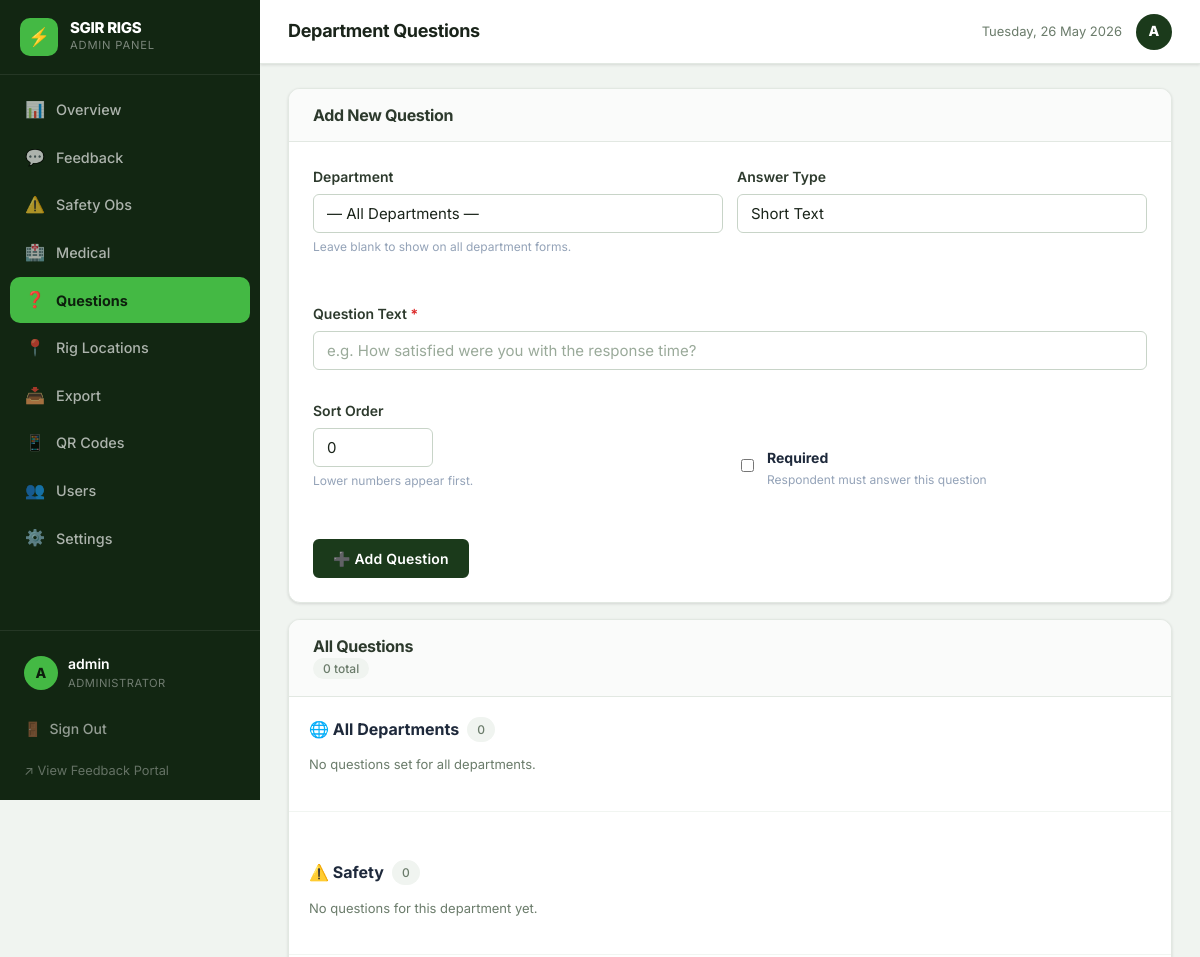
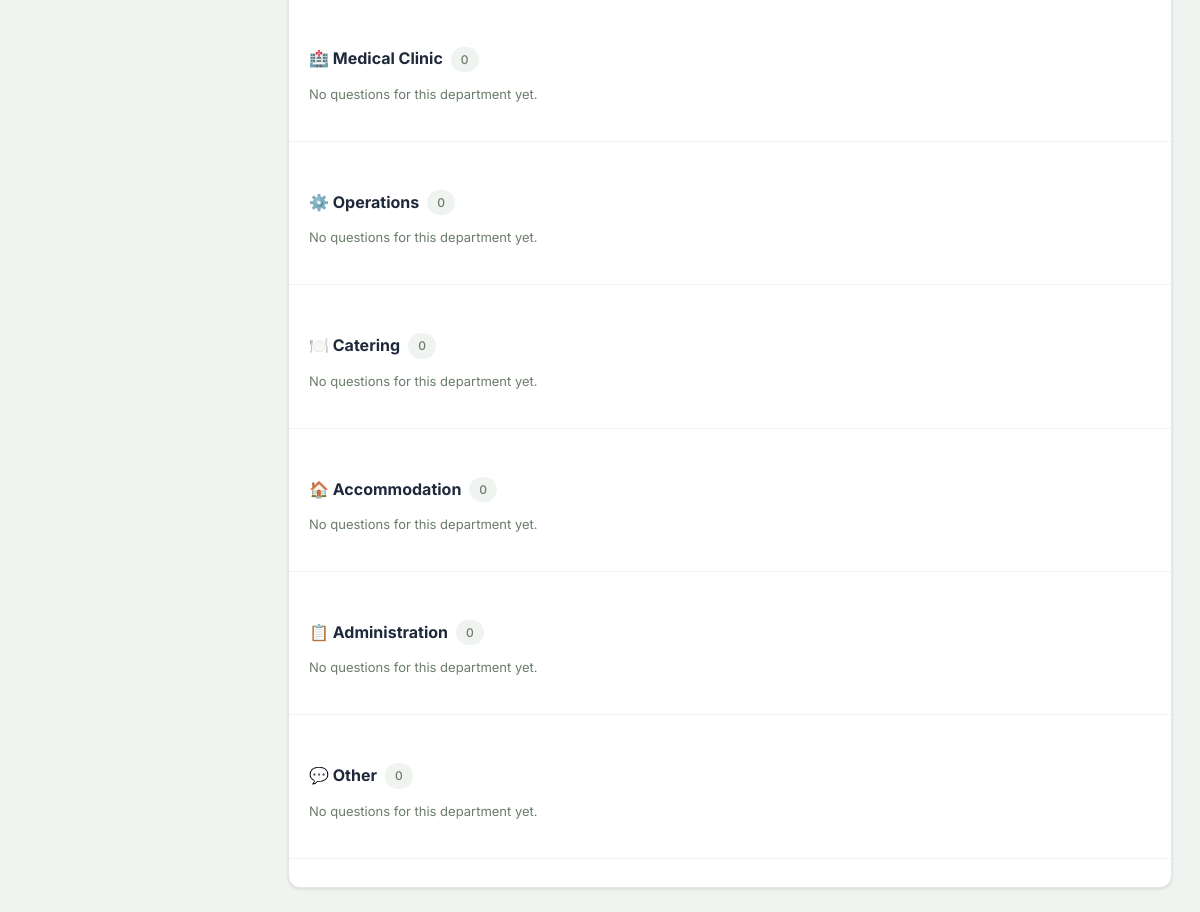
Page /dashboard/questions.php (signed in) on the committed database (2 pictures, top to bottom).
### tables this page shows
CREATE TABLE IF NOT EXISTS admin_settings (
    id                  INT UNSIGNED PRIMARY KEY DEFAULT 1,
    notification_emails TEXT         NULL,
    company_name        VARCHAR(150) NOT NULL DEFAULT 'SGIR RIGS',
    company_tagline     VARCHAR(255) NOT NULL DEFAULT 'Feedback Portal',
    logo_path           VARCHAR(500) NULL,
    favicon_path        VARCHAR(500) NULL,
    updated_at          DATETIME     NOT NULL DEFAULT CURRENT_TIMESTAMP ON UPDATE CURRENT_TIMESTAMP
);

CREATE TABLE IF NOT EXISTS departments (
    id         INT UNSIGNED AUTO_INCREMENT PRIMARY KEY,
    name       VARCHAR(100) NOT NULL,
    slug       VARCHAR(100) NOT NULL UNIQUE,
    icon       VARCHAR(20)  NOT NULL DEFAULT '💬',
    is_active  TINYINT(1)   NOT NULL DEFAULT 1,
    sort_order INT          NOT NULL DEFAULT 0,
    created_at DATETIME     NOT NULL DEFAULT CURRENT_TIMESTAMP
);

### includes/helpers.php (called while the page is built, shortened)
<?php
function h(?string $str): string
{
    return htmlspecialchars((string)$str, ENT_QUOTES | ENT_SUBSTITUTE, 'UTF-8');
}
function get_site_settings(PDO $pdo): array
{
    $stmt = $pdo->query('SELECT * FROM admin_settings WHERE id = 1 LIMIT 1');
    $row  = $stmt->fetch();
    $settings = $row ?: [
        'id'                  => 1,
        'notification_emails' => '',
        'company_name'        => APP_NAME,
        'company_tagline'     => APP_TAGLINE,
        'logo_path'           => null,
        'favicon_path'        => null,
    ];
    return $settings;
}

### dashboard/questions.php (the view, shortened to what this page needs)
<?php
require_once ROOT . '/config/database.php';
require_once ROOT . '/includes/helpers.php';
$settings     = get_site_settings($pdo);
$current_page = 'questions';
$csrf         = csrf_token();
$departments = $pdo->query(
    'SELECT * FROM departments WHERE is_active = 1 ORDER BY sort_order ASC, id ASC'
)->fetchAll();
$all_q = $pdo->query(
    'SELECT dq.*, d.name AS dept_name
     FROM department_questions dq
     LEFT JOIN departments d ON d.id = dq.department_id
     ORDER BY dq.department_id ASC, dq.sort_order ASC, dq.id ASC'
)->fetchAll();
$questions_by_dept = [];
$edit_q = null;
$type_labels = [
    'text'     => 'Short Text',
    'textarea' => 'Long Text',
    'radio'    => 'Single Choice',
    'checkbox' => 'Multiple Choice',
    'select'   => 'Dropdown',
    'rating'   => 'Rating (1–5)',
];
?>
<!DOCTYPE html>
<html lang="en">
<head>
<link rel="stylesheet" href="<?= ASSET_URL ?>/css/main.css">
<link rel="stylesheet" href="<?= ASSET_URL ?>/css/dashboard.css">
</head>
<body class="dashboard-body">
<div class="dashboard-layout">
<?php require_once ROOT . '/includes/sidebar.php'; ?>
<div class="main-content">
  <div class="topbar">
    <div class="topbar-left">
      <h1 class="topbar-title">Department Questions</h1>
    </div>
    <div class="topbar-right">
      <span class="topbar-date"><?= date('l, d F Y') ?></span>
      <div class="topbar-avatar"><?= mb_strtoupper(mb_substr($_SESSION['username'] ?? 'A', 0, 1)) ?></div>
    </div>
  </div>
  <div class="page-content">
    <div class="card mb-4">
      <div class="card-header">
        <h3><?= $edit_q ? 'Edit Question' : 'Add New Question' ?></h3>
      </div>
      <div class="card-body">
        <form method="POST" action="" id="questionForm">
          <div class="q-form-grid">
            <div class="form-group">
              <label class="form-label">Department</label>
              <select name="department_id" class="form-input">
                <option value="">— All Departments —</option>
              </select>
              <p class="form-hint">Leave blank to show on all department forms.</p>
            </div>
            <div class="form-group">
              <label class="form-label">Answer Type</label>
              <select name="question_type" class="form-input" id="qTypeSelect">
                <?php foreach ($type_labels as $val => $label): ?>
                  <option value="<?= $val ?>"
                    <?= ($edit_q && $edit_q['question_type'] === $val) ? 'selected' : '' ?>>
                    <?= $label ?>
                  </option>
                <?php endforeach; ?>
              </select>
            </div>
            <div class="form-group span2">
              <label class="form-label">Question Text <span style="color:#dc2626">*</span></label>
              <input type="text" name="question_text" class="form-input"
                     value="<?= h($edit_q['question_text'] ?? '') ?>"
                     placeholder="e.g. How satisfied were you with the response time?"
                     required maxlength="500">
            </div>
            <div class="form-group">
              <label class="form-label">Sort Order</label>
              <input type="number" name="sort_order" class="form-input" min="0"
                     value="<?= (int)($edit_q['sort_order'] ?? 0) ?>" style="width:120px">
              <p class="form-hint">Lower numbers appear first.</p>
            </div>
            <div class="form-group" style="display:flex;align-items:center;gap:10px;padding-top:28px">
              <label class="toggle-switch" style="flex-shrink:0">
                <input type="checkbox" name="is_required" value="1"
                       <?= ($edit_q && $edit_q['is_required']) ? 'checked' : '' ?>>
              </label>
              <div>
                <strong style="font-size:14px">Required</strong>
                <div style="font-size:12px;color:#94a3b8">Respondent must answer this question</div>
              </div>
            </div>
          </div>
          <div style="margin-top:16px;display:flex;gap:10px;align-items:center">
            <button type="submit" class="btn btn-primary">
              <?= $edit_q ? '💾 Save Changes' : '➕ Add Question' ?>
            </button>
          </div>
        </form>
      </div>
    </div>
    <div class="card">
      <div class="card-header">
        <h3>All Questions</h3>
        <span class="chart-badge"><?= count($all_q) ?> total</span>
      </div>
      <div class="card-body" style="padding:0">
        <?php
        $all_dept_qs = $questions_by_dept['all'] ?? [];
        ?>
        <div class="dept-section" style="padding:20px;border-bottom:1px solid #f1f5f1">
          <div class="dept-section-header">
            <div class="dept-section-title">🌐 All Departments <span class="chart-badge"><?= count($all_dept_qs) ?></span></div>
          </div>
          <?php if (empty($all_dept_qs)): ?>
            <p class="text-muted text-sm">No questions set for all departments.</p>
          <?php else: ?>
            <?= render_questions_table($all_dept_qs, $pdo, $csrf, $type_labels) ?>
          <?php endif; ?>
        </div>
        <?php foreach ($departments as $dept): ?>
          <?php $dept_qs = $questions_by_dept[$dept['id']] ?? []; ?>
          <div class="dept-section" style="padding:20px;border-bottom:1px solid #f1f5f1">
            <div class="dept-section-header">
              <div class="dept-section-title">
                <?= h($dept['icon']) ?> <?= h($dept['name']) ?>
                <span class="chart-badge"><?= count($dept_qs) ?></span>
              </div>
            </div>
            <?php if (empty($dept_qs)): ?>
              <p class="text-muted text-sm">No questions for this department yet.</p>
            <?php else: ?>
              <?= render_questions_table($dept_qs, $pdo, $csrf, $type_labels) ?>
            <?php endif; ?>
          </div>
        <?php endforeach; ?>
      </div>
    </div>
  </div>
</div>
</div>
</body>
</html>

### includes/sidebar.php (shortened to what this page needs)
<?php
$company  = h($settings['company_name'] ?? APP_NAME);
$logoPath = !empty($settings['logo_path'])
    ? BASE_URL . '/' . ltrim($settings['logo_path'], '/')
    : null;
$username = h($_SESSION['username'] ?? 'Admin');
$_sidebar_role = $_SESSION['user_role'] ?? 'admin';
$nav_items_all = [
    'overview'  => ['icon' => '📊', 'label' => 'Overview',    'url' => BASE_URL . '/dashboard/overview.php',  'roles' => ['admin','supervisor']],
    'feedback'  => ['icon' => '💬', 'label' => 'Feedback',    'url' => BASE_URL . '/dashboard/feedback.php',  'roles' => ['admin','supervisor']],
    'safety'    => ['icon' => '⚠️', 'label' => 'Safety Obs', 'url' => BASE_URL . '/dashboard/safety.php',    'roles' => ['admin','supervisor']],
    'medical'   => ['icon' => '🏥', 'label' => 'Medical',     'url' => BASE_URL . '/dashboard/medical.php',   'roles' => ['admin','supervisor']],
    'questions' => ['icon' => '❓', 'label' => 'Questions',   'url' => BASE_URL . '/dashboard/questions.php', 'roles' => ['admin']],
    'locations' => ['icon' => '📍', 'label' => 'Rig Locations','url' => BASE_URL . '/dashboard/locations.php', 'roles' => ['admin']],
    'export'    => ['icon' => '📥', 'label' => 'Export',      'url' => BASE_URL . '/dashboard/export.php',    'roles' => ['admin']],
    'qrcodes'   => ['icon' => '📱', 'label' => 'QR Codes',    'url' => BASE_URL . '/dashboard/qr-codes.php', 'roles' => ['admin']],
    'users'     => ['icon' => '👥', 'label' => 'Users',       'url' => BASE_URL . '/dashboard/users.php',     'roles' => ['admin']],
    'settings'  => ['icon' => '⚙️', 'label' => 'Settings',   'url' => BASE_URL . '/dashboard/settings.php',  'roles' => ['admin']],
];
$nav_items = array_filter(
    $nav_items_all,
    fn($item) => in_array($_sidebar_role, $item['roles'], true)
);
?>
<aside class="sidebar" id="sidebar">
  <div class="sidebar-logo-wrap">
    <?php if ($logoPath): ?>
      <img src="<?= h($logoPath) ?>" alt="<?= $company ?>" class="sidebar-logo-img">
    <?php else: ?>
      <div class="sidebar-logo-icon">⚡</div>
    <?php endif; ?>
    <div class="sidebar-logo-text">
      <span class="sidebar-company"><?= $company ?></span>
      <span class="sidebar-sub">Admin Panel</span>
    </div>
  </div>
  <nav class="sidebar-nav" role="navigation" aria-label="Main navigation">
    <?php foreach ($nav_items as $key => $item): ?>
      <a href="<?= $item['url'] ?>"
         class="sidebar-nav-item <?= $current_page === $key ? 'active' : '' ?>"
         <?= $current_page === $key ? 'aria-current="page"' : '' ?>>
        <span class="nav-icon"><?= $item['icon'] ?></span>
        <span class="nav-label"><?= $item['label'] ?></span>
      </a>
    <?php endforeach; ?>
  </nav>
  <div class="sidebar-bottom">
    <div class="sidebar-user">
      <div class="user-avatar"><?= mb_strtoupper(mb_substr($username, 0, 1)) ?></div>
      <div class="user-info">
        <span class="user-name"><?= $username ?></span>
        <span class="user-role"><?= $_sidebar_role === 'admin' ? 'Administrator' : 'Supervisor' ?></span>
      </div>
    </div>
    <a href="<?= BASE_URL ?>/dashboard/logout.php" class="sidebar-logout-btn">
      <span>🚪</span> Sign Out
    </a>
    <a href="<?= BASE_URL ?>/feedback/index.php" class="sidebar-portal-link" target="_blank">
      ↗ View Feedback Portal
    </a>
  </div>
</aside>

### assets/css/main.css (style rules this page uses)
:root { --primary-900: #0d1f0d; --primary-800: #122612; --primary-700: #1B3A1B; --primary-600: #245924; --primary-500: #2d712d; --accent-500: #44B944; --accent-400: #5dd15d; --accent-300: #80dc80; --neutral-50: #f8faf8; --neutral-100: #f0f4f0; --neutral-200: #e2e8e2; --neutral-300: #c8d4c8; --neutral-400: #9aaa9a; --neutral-500: #6b7c6b; --neutral-600: #4a5a4a; --neutral-700: #2d3a2d; --neutral-800: #1a241a; --neutral-900: #0d120d; --success: #22c55e; --warning: #f59e0b; --error: #ef4444; --info: #3b82f6; --shadow-sm: 0 1px 3px rgba(0,0,0,0.12); --shadow-md: 0 4px 12px rgba(0,0,0,0.15); --shadow-lg: 0 10px 30px rgba(0,0,0,0.20); --shadow-xl: 0 20px 60px rgba(0,0,0,0.25); --radius-sm: 6px; --radius-md: 12px; --radius-lg: 20px; --radius-xl: 28px; --transition: 0.2s ease; }
*, *::before, *::after { box-sizing: border-box; }
html { font-size: 16px; scroll-behavior: smooth; -webkit-text-size-adjust: 100%; }
body { margin: 0; font-family: 'Inter', -apple-system, BlinkMacSystemFont, 'Segoe UI', sans-serif; font-size: 0.9375rem; line-height: 1.6; color: #1e293b; background: var(--neutral-100); -webkit-font-smoothing: antialiased; -moz-osx-font-smoothing: grayscale; }
h1, h2, h3, h4, h5, h6 { margin: 0; line-height: 1.25; font-weight: 700; letter-spacing: -0.02em; color: var(--neutral-800); }
p { margin: 0 0 1rem; }
a { color: var(--accent-500); text-decoration: none; }
button { cursor: pointer; font-family: inherit; }
input, select, textarea { font-family: inherit; }
.text-muted { color: var(--neutral-500); }
.text-sm { font-size: 0.8125rem; }
.mb-4 { margin-bottom: 16px; }
.card { background: #fff; border-radius: var(--radius-md); box-shadow: var(--shadow-sm); border: 1px solid var(--neutral-200); overflow: hidden; }
.card-header { padding: 16px 24px; border-bottom: 1px solid var(--neutral-200); background: #fafbfa; }
.card-header h2, .card-header h3 { font-size: 1rem; color: var(--neutral-700); }
.card-body { padding: 24px; }
.btn { display: inline-flex; align-items: center; justify-content: center; gap: 6px; padding: 9px 18px; border-radius: var(--radius-sm); font-size: 0.875rem; font-weight: 600; border: 2px solid transparent; cursor: pointer; text-decoration: none; transition: background var(--transition), box-shadow var(--transition), transform var(--transition), border-color var(--transition); white-space: nowrap; letter-spacing: 0.2px; }
.btn-primary { background: var(--primary-700); color: #fff; border-color: var(--primary-700); }
.form-group { margin-bottom: 16px; }
.form-label { display: block; font-size: 0.875rem; font-weight: 600; color: var(--neutral-700); margin-bottom: 6px; }
.form-hint { font-size: 0.8125rem; color: var(--neutral-500); margin-top: 4px; }
.form-input, .form-select, .form-textarea { display: block; width: 100%; padding: 9px 13px; border: 1.5px solid var(--neutral-300); border-radius: var(--radius-sm); font-size: 0.9375rem; color: var(--neutral-800); background: #fff; transition: border-color var(--transition), box-shadow var(--transition); outline: none; -webkit-appearance: none; appearance: none; }
.form-input::placeholder, .form-textarea::placeholder { color: var(--neutral-400); }

### dashboard/questions.php (style rules this page uses)
.form-hint { font-size:12px;color:#94a3b8;margin-top:4px }
.dept-section { margin-bottom:28px }
.dept-section-header { display:flex;align-items:center;justify-content:space-between;margin-bottom:12px;gap:12px }
.dept-section-title { font-size:16px;font-weight:700;color:#1e293b;display:flex;align-items:center;gap:8px }
.q-form-grid { display:grid;grid-template-columns:1fr 1fr;gap:14px }
.q-form-grid .span2 { grid-column:1/-1 }

### rows in the picture
admin_settings: company_name "SGIR RIGS"
departments: icon "⚠️", name "Safety", id "0"
departments: icon "🏥", name "Medical Clinic", id "0"
departments: icon "⚙️", name "Operations", id "0"
departments: icon "🍽️", name "Catering", id "0"
departments: icon "🏠", name "Accommodation", id "0"
departments: icon "📋", name "Administration", id "0"
departments: icon "💬", name "Other", id "0"

### other values in the picture
$item['icon'] "📊"
$item['label'] "Overview"
$item['icon'] "💬"
$item['label'] "Feedback"
$item['icon'] "⚠️"
$item['label'] "Safety Obs"
$item['icon'] "🏥"
$item['label'] "Medical"
$item['icon'] "❓"
$item['label'] "Questions"
$item['icon'] "📍"
$item['label'] "Rig Locations"
$item['icon'] "📥"
$item['label'] "Export"
$item['icon'] "📱"
